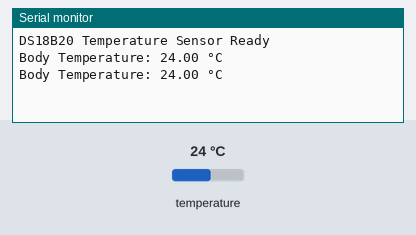
Recording of a sketch running on a simulated ESP8266 (NodeMCU). Parts: the last lines printed to the serial monitor. Inputs (shaded band) come from the test bench; at power-on: temperature 24 °C.

Above: at 4.3 s.
4.4 s: temperature set to 12 °C
At 7.5 s:
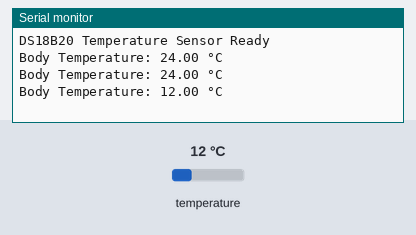
8.1 s: temperature set to 19 °C
At 9.5 s:
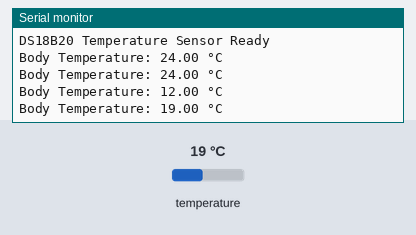
Timing chart, 0 to 11.1 s (numbered marks = the images above; inputs shaded):
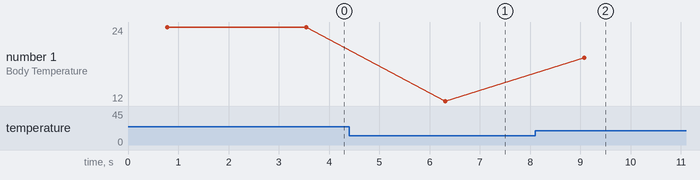

Measured:
- after the input at 4.4 s, the serial monitor: prints a new line after 1.9 s (image 1)
- after the input at 8.1 s, the serial monitor: prints a new line after 0.97 s (image 2)
- plotted number 1: 24 → 12 after the input at 4.4 s, 12 → 19 after the input at 8.1 s

The sketch:

temp_to_nodemcu.ino
```cpp
#include <OneWire.h>
#include <DallasTemperature.h>

// DS18B20 data pin
#define ONE_WIRE_BUS D4  // GPIO2

OneWire oneWire(ONE_WIRE_BUS);
DallasTemperature sensors(&oneWire);

void setup() {
  Serial.begin(115200);
  sensors.begin();
  Serial.println("DS18B20 Temperature Sensor Ready");
}

void loop() {
  sensors.requestTemperatures();   // Send command to get temperature
  float bodyTemp = sensors.getTempCByIndex(0);

  if (bodyTemp == DEVICE_DISCONNECTED_C) {
    Serial.println("Sensor not connected!");
  } else {
    Serial.print("Body Temperature: ");
    Serial.print(bodyTemp);
    Serial.println(" °C");
  }

  delay(2000); // read every 2 seconds
}
```
